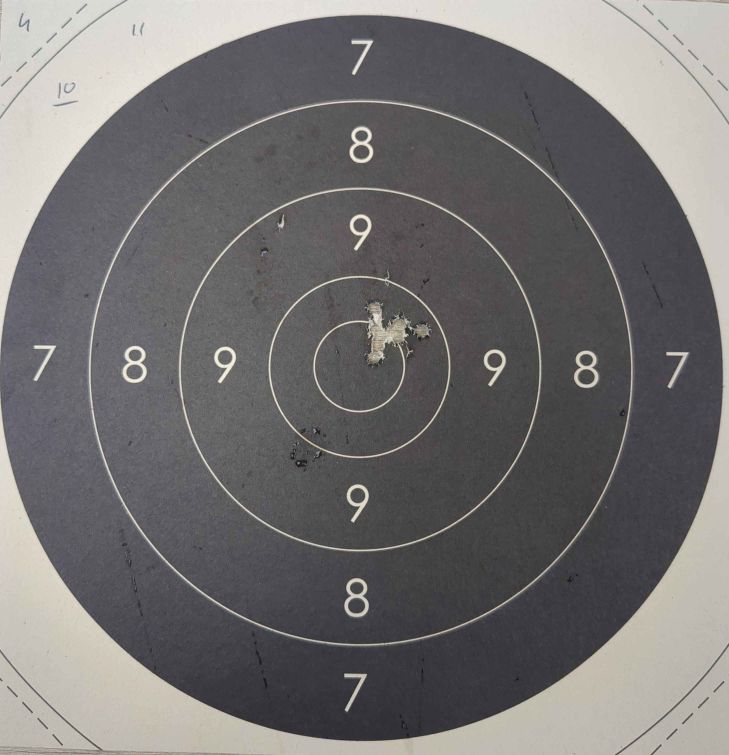
#> input picture Models/images_reference/cible_edge_case_cropped.jpg, 2916 x 3020 px (shown at 1/4 size)
$ python Sobel.py   (older library calls are emulated)
#> lines starting #> are read from the running program, lines starting #| are printed output that depends on the picture
#> further down, image is the input picture: shape (3020, 2916, 3); mean B, G, R 113.4, 113.6, 115.4
import cv2
import numpy as np

def sobel(image):
    resized_image = cv2.resize(image, (640, 640))
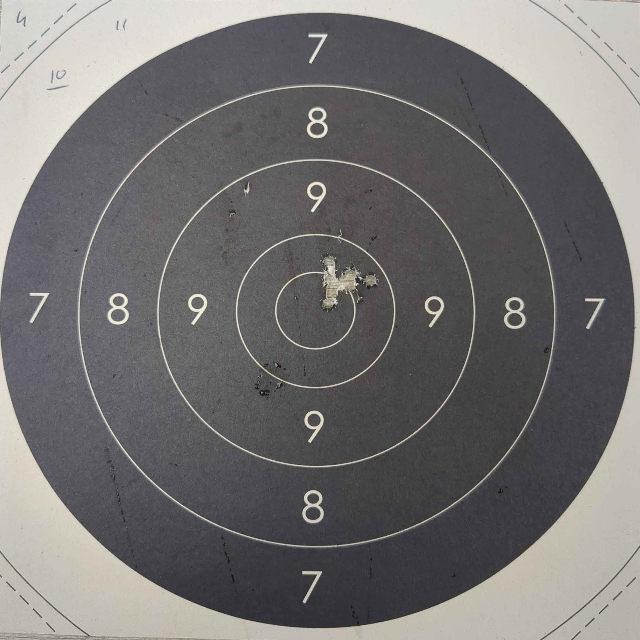
#> resized_image: shape (640, 640, 3); mean B, G, R 113.3, 113.5, 115.3
    blur = cv2.GaussianBlur(resized_image, (3,3),0,0,cv2.BORDER_DEFAULT)
    gray = cv2.cvtColor(blur, cv2.COLOR_BGR2GRAY)
    sobelx = cv2.Sobel(gray, cv2.CV_16S, 1, 0, ksize=3)
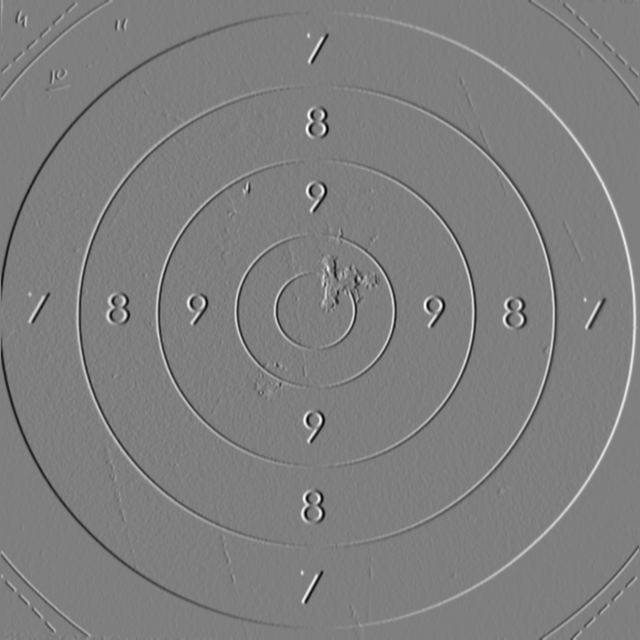
#> sobelx: shape (640, 640) int16; min -451, max 454, mean -0.1; drawn with min black and max white
    sobely = cv2.Sobel(gray, cv2.CV_16S, 0, 1, ksize=3)
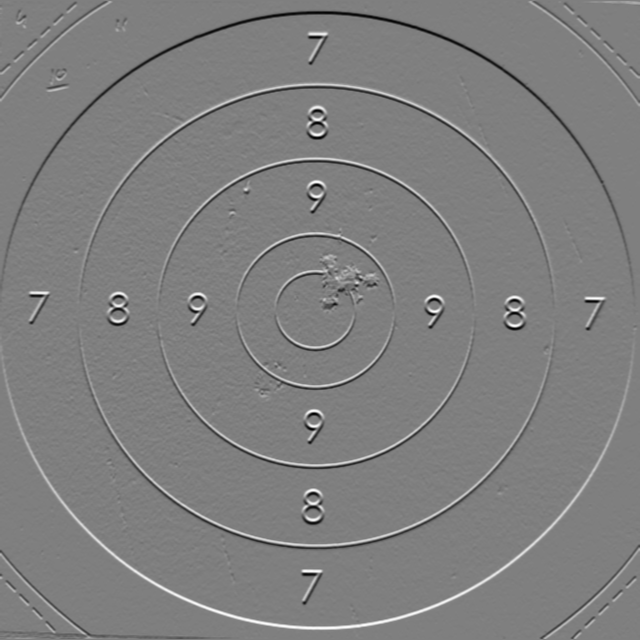
#> sobely: shape (640, 640) int16; min -386, max 386, mean -0.5; drawn with min black and max white
    abs_x = cv2.convertScaleAbs(sobelx)
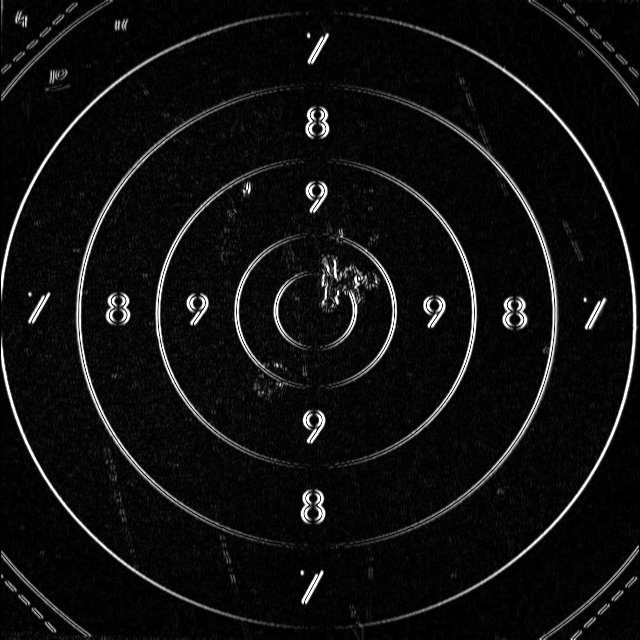
#> abs_x: shape (640, 640); min 0, max 255, mean 16.1
    abs_y = cv2.convertScaleAbs(sobely)
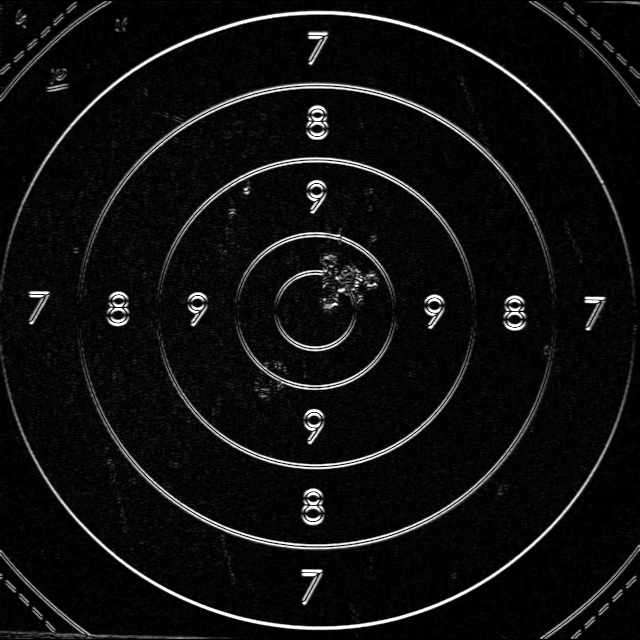
#> abs_y: shape (640, 640); min 0, max 255, mean 15.9
    sobel = cv2.addWeighted(abs_x, 0.5, abs_y, 0.5, 0)
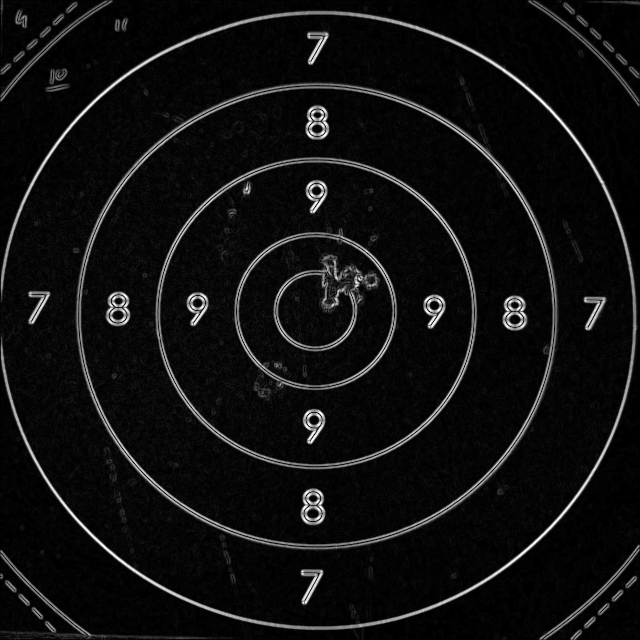
#> sobel: shape (640, 640); min 0, max 255, mean 16
    return sobel

def show_image(image):
    cv2.imshow('image', image)
    cv2.waitKey(0)
    cv2.destroyAllWindows()


image = cv2.imread('./images_reference/cible_edge_case_cropped.jpg', cv2.IMREAD_COLOR)

sobel_image = sobel(image)

show_image(sobel_image)
